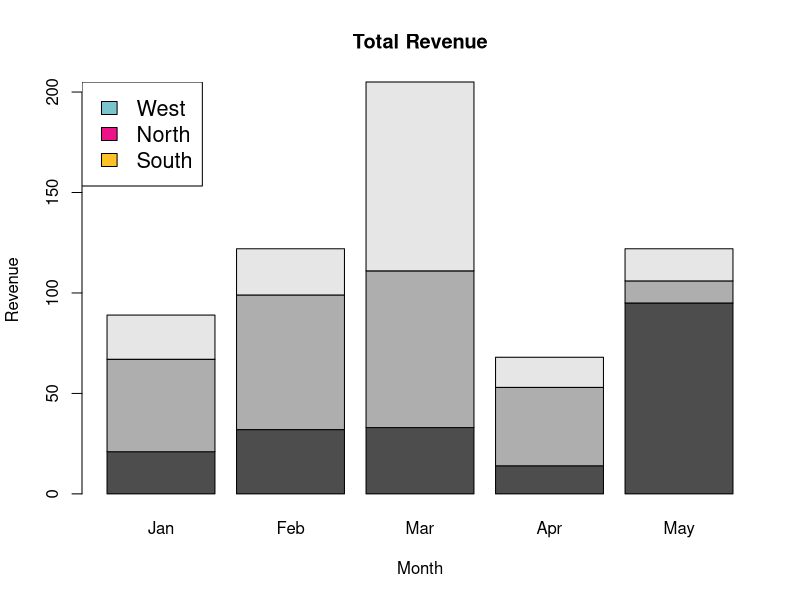

Generate this figure with R:
library(RColorBrewer)  
months <- c("Jan","Feb","Mar","Apr","May")  
regions <- c("West","North","South")  
# Creating the matrix of the values.  
Values <- matrix(c(21,32,33,14,95,46,67,78,39,11,22,23,94,15,16), nrow = 3, ncol = 5, byrow = TRUE)  
barplot(Values, main = "Total Revenue", names.arg = months, xlab = "Month", ylab = "Revenue", ccol =c("cadetblue3","deeppink2","goldenrod1"))  
# Adding the legend to the chart  
legend("topleft", regions, cex = 1.3, fill = c("cadetblue3","deeppink2","goldenrod1"))  
 
